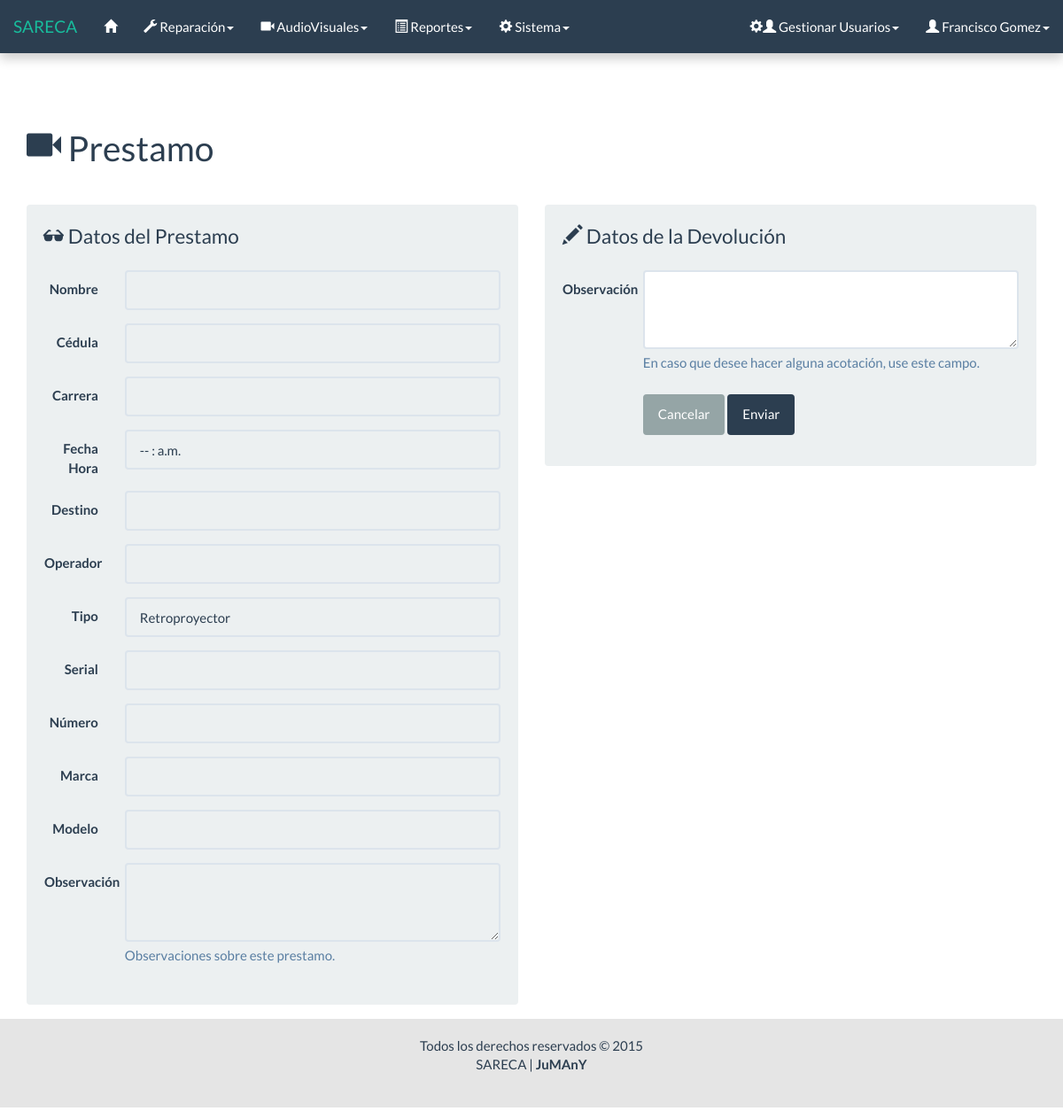
The app's page /html/proceso_devolucion_f.php?s=uyt65 (signed in), older data.
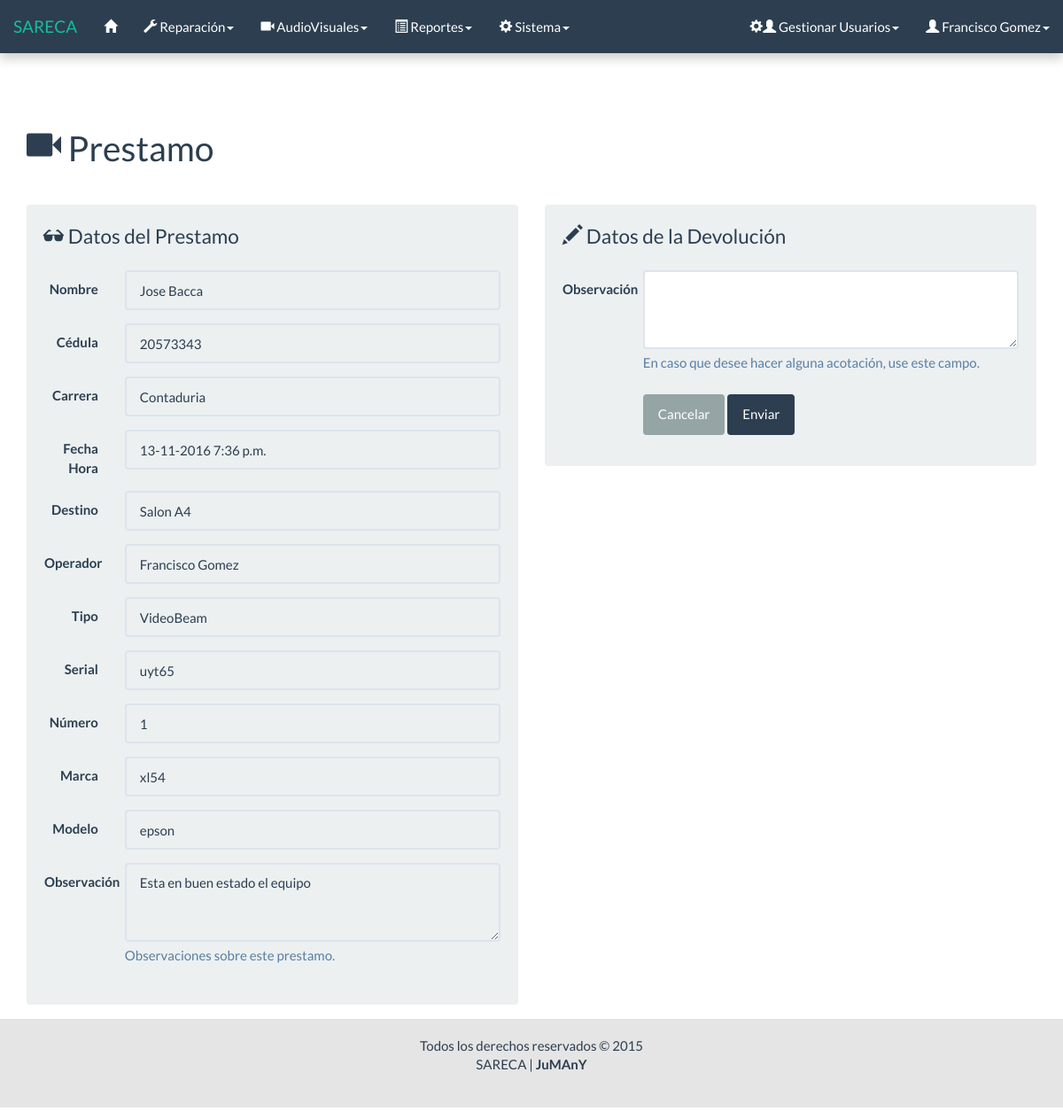
The same page, newer data.
### tables this page shows
CREATE TABLE `prestamo` (
  `Id` int(11) NOT NULL AUTO_INCREMENT,
  `Serial_equipo` varchar(11) NOT NULL,
  `Fecha_prestamo` date NOT NULL,
  `hora_prestamo` time NOT NULL,
  `hora_estimada_devolucion` time NOT NULL,
  `destino` varchar(20) NOT NULL,
  `Id_usuario_prestador` varchar(50) NOT NULL,
  `Cedula` int(8) NOT NULL,
  `carrera` varchar(30) NOT NULL,
  `Estado` int(1) NOT NULL,
  `observacion_prestamo` varchar(100) NOT NULL,
  `fecha_devolucion` date NOT NULL,
  `hora_devolucion` time NOT NULL,
  `id_usuario_receptor` varchar(50) NOT NULL,
  `observacion_devolucion` varchar(100) NOT NULL,
  PRIMARY KEY (`Id`),
  KEY `Id_usuario` (`Id_usuario_prestador`),
  KEY `Serial_equipo` (`Serial_equipo`),
  KEY `Cedula` (`Cedula`),
  KEY `id_usuario_receptor` (`id_usuario_receptor`),
  CONSTRAINT `prestamo_ibfk_3` FOREIGN KEY (`Id_usuario_prestador`) REFERENCES `usuario` (`Id`) ON UPDATE CASCADE,
  CONSTRAINT `prestamo_ibfk_5` FOREIGN KEY (`Serial_equipo`) REFERENCES `equipo_audiovisual` (`Serial`) ON UPDATE CASCADE,
  CONSTRAINT `prestamo_ibfk_6` FOREIGN KEY (`Cedula`) REFERENCES `persona` (`Cedula`) ON UPDATE CASCADE
);

CREATE TABLE `persona` (
  `Cedula` int(8) NOT NULL,
  `Nombre` varchar(30) NOT NULL,
  `cargo` varchar(20) NOT NULL,
  PRIMARY KEY (`Cedula`)
);

CREATE TABLE `usuario` (
  `Id` varchar(50) NOT NULL,
  `Contrasena` varchar(32) NOT NULL,
  `Nivel` int(1) NOT NULL,
  `Nombre` varchar(50) NOT NULL,
  `correo` varchar(50) NOT NULL,
  PRIMARY KEY (`Id`)
);

CREATE TABLE `equipo_audiovisual` (
  `Serial` varchar(11) NOT NULL,
  `tipo` int(1) NOT NULL,
  `numero` tinyint(4) NOT NULL,
  `rbn` varchar(20) NOT NULL,
  `modelo` varchar(20) NOT NULL,
  `marca` varchar(30) NOT NULL,
  `inf_adic` varchar(50) NOT NULL,
  `Estado` int(1) NOT NULL,
  PRIMARY KEY (`Serial`)
);

### html/proceso_devolucion_f.php (the view, shortened to what this page needs)
<?php
	require('../php/conexion/conexion.php');
	$serial = $_GET['s'];
	$sql = "SELECT persona.Nombre, persona.Cedula, carrera, Fecha_prestamo, hora_prestamo, destino, usuario.Nombre usr, tipo, Serial_equipo, numero, marca, modelo, observacion_prestamo
			FROM prestamo
			JOIN persona ON persona.Cedula = prestamo.Cedula
			JOIN equipo_audiovisual ON equipo_audiovisual.Serial = prestamo.Serial_equipo
			JOIN usuario ON usuario.Id = prestamo.Id_usuario_prestador
			WHERE Serial_equipo = '$serial'
			AND prestamo.Estado = 2";
	$res = $conectar->query($sql);
	$fila = $res->fetch_object();
	$tipo = ($fila->tipo == 1) ? 'VideoBeam' : 'Retroproyector';
	list($a,$m,$d) = explode('-',$fila->Fecha_prestamo);
	list($hh,$mm,) = explode(':',$fila->hora_prestamo);
	$r = $hh - 12;
	if ($r > 0) {
		$hh = $r;
		$periodo_meridiano = 'p.m.';
	} elseif ($r == 0) {
		$periodo_meridiano = 'p.m.';
	} else {
		$periodo_meridiano = 'a.m.';
	}
?>
<!DOCTYPE html>
<html lang="es">
	<head>
		<link rel="stylesheet" href="../css/bootstrap.css">
		<link rel="stylesheet" href="../css/general.css">
	</head>
	<body>
		<div id="wrap">
			<?php
				include("menu/menu.php");
			?>
			<div class="container">
				<div class="bs-docs-section">
					<br>
					<div class="row">
						<div class="page-header col-lg-12">
							<h1><span class="glyphicon glyphicon-facetime-video"></span> Prestamo</h1>
						</div>
						<div class="col-lg-6">
							<div class="well bs-component">
								<form class="form-horizontal">
									<fieldset>
										<legend><span class="glyphicon glyphicon-sunglasses"></span> Datos del Prestamo</legend>
										<div class="form-group">
											<label for="nombre" class="col-lg-2 control-label">Nombre</label>
											<div class="col-lg-10">
												<input class="form-control" id="nombre" type="text" value="<?=$fila->Nombre?>" disabled="">
											</div>
										</div>
										<div class="form-group">
											<label for="cedula" class="col-lg-2 control-label">Cédula</label>
											<div class="col-lg-10">
												<input class="form-control" id="cedula" type="text" value="<?=$fila->Cedula?>" disabled="">
											</div>
										</div>
										<div class="form-group">
											<label for="carrera" class="col-lg-2 control-label">Carrera</label>
											<div class="col-lg-10">
												<input class="form-control" id="carrera" type="text" value="<?=$fila->carrera?>" disabled="">
											</div>
										</div>
										<div class="form-group">
											<label for="fecha" class="col-lg-2 control-label">Fecha Hora</label>
											<div class="col-lg-10">
												<input class="form-control" id="fecha" type="text" value="<?=$d.'-'.$m.'-'.$a.' '.$hh.':'.$mm.' '.$periodo_meridiano?>" title="Fecha en la que se realizó el prestamo" disabled="">
											</div>
										</div>
										<div class="form-group">
											<label for="destino" class="col-lg-2 control-label">Destino</label>
											<div class="col-lg-10">
												<input class="form-control" id="destino" type="text" value="<?=$fila->destino?>" title="Lugar donde se uso el equipo" disabled="">
											</div>
										</div>
										<div class="form-group">
											<label for="operador" class="col-lg-2 control-label">Operador</label>
											<div class="col-lg-10">
												<input class="form-control" id="operador" type="text" value="<?=$fila->usr?>" title="Persona que realizó el prestamo" disabled="">
											</div>
										</div>
										<div class="form-group">
											<label for="tipo" class="col-lg-2 control-label">Tipo</label>
											<div class="col-lg-10">
												<input class="form-control" id="tipo" type="text" value="<?=$tipo?>" title="Tipo de equipo" disabled="">
											</div>
										</div>
										<div class="form-group">
											<label for="serial" class="col-lg-2 control-label">Serial</label>
											<div class="col-lg-10">
												<input class="form-control" id="serial" type="text" value="<?=$fila->Serial_equipo?>" disabled="">
											</div>
										</div>
										<div class="form-group">
											<label for="numero" class="col-lg-2 control-label">Número</label>
											<div class="col-lg-10">
												<input class="form-control" id="numero" type="text" value="<?=$fila->numero?>" disabled="">
											</div>
										</div>
										<div class="form-group">
											<label for="marca" class="col-lg-2 control-label">Marca</label>
											<div class="col-lg-10">
												<input class="form-control" id="marca" type="text" value="<?=$fila->marca?>" disabled="">
											</div>
										</div>
										<div class="form-group">
											<label for="modelo" class="col-lg-2 control-label">Modelo</label>
											<div class="col-lg-10">
												<input class="form-control" id="modelo" type="text" value="<?=$fila->modelo?>" disabled="">
											</div>
										</div>
										<div class="form-group">
											<label for="observacion" class="col-lg-2 control-label">Observación</label>
											<div class="col-lg-10">
												<textarea class="form-control" rows="3" id="observacion" disabled=""><?=$fila->observacion_prestamo?></textarea>
												<span class="help-block">Observaciones sobre este prestamo.</span>
											</div>
										</div>
									</fieldset>
								</form>
							</div>
						</div>
						<div class="col-lg-6">
							<div class="well bs-component">
								<form class="form-horizontal" method="post" action="../php/devolucion.php">
									<fieldset>
										<legend><span class="glyphicon glyphicon-pencil"></span> Datos de la Devolución</legend>
										<div class="form-group">
											<label for="observacion" class="col-lg-2 control-label">Observación</label>
											<div class="col-lg-10">
												<textarea name="observacion" class="form-control" rows="3" id="observacion" title="En caso que desee hacer alguna acotación, use este campo"></textarea>
												<span class="help-block">En caso que desee hacer alguna acotación, use este campo.</span>
											</div>
										</div>
										<div class="form-group">
											<div class="col-lg-10 col-lg-offset-2">
												<button type="reset" class="btn btn-default">Cancelar</button>
												<button type="submit" class="btn btn-primary">Enviar</button>
											</div>
										</div>
									</fieldset>
								</form>
							</div>
						</div>
					</div>
				</div>
			</div>
			<div id="push"></div>
		</div>
		<div id="footer">
			<div class="container">
				<p class="muted credit">
					Todos los derechos reservados &copy; 2015 <br>
					SARECA | <b>JuMAnY</b>
				</p>
			</div>
		</div>
	</body>
</html>

### html/menu/menu.php (shortened to what this page needs)
<nav class="navbar navbar-default navbar-fixed-top">
	<div class="container-fluid">
		<div class="navbar-header">
			<a class="navbar-brand" href="#">SARECA</a>
		</div>
		<div class="collapse navbar-collapse" id="bs-example-navbar-collapse-1">
			<ul class="nav navbar-nav">
				<li data-toggle="tooltip" data-placement="bottom" title="" data-original-title="Inicio"><a href="inicio.php"><span class="glyphicon glyphicon-home"></span></a></li>
				<?php if($_SESSION["nivel"] == 3 || $_SESSION["nivel"] == 1){ ?>
							<li class="dropdown">
								<a href="#" class="dropdown-toggle" data-toggle="dropdown" role="button" aria-expanded="false"><span class="glyphicon glyphicon-wrench"></span> Reparación<span class="caret"></span></a>
							</li>
				<?php 	}
						if($_SESSION["nivel"] == 2 || $_SESSION["nivel"] == 1){
				?>
							<li class="dropdown">
								<a href="#" class="dropdown-toggle" data-toggle="dropdown" role="button" aria-expanded="false"><span class="glyphicon glyphicon-facetime-video"></span> AudioVisuales<span class="caret"></span></a>
							</li>
				<?php
				 		}
				?>
				<li class="dropdown">
					<a href="#" class="dropdown-toggle" data-toggle="dropdown" role="button" aria-expanded="false"><span class="glyphicon glyphicon-list-alt"></span> Reportes<span class="caret"></span></a>
				</li>
				<?php
						if($_SESSION["nivel"] == 1){
				?>
							<li class="dropdown">
								<a href="#" class="dropdown-toggle" data-toggle="dropdown" role="button" aria-expanded="false"><span class="glyphicon glyphicon-cog"></span> Sistema<span class="caret"></span></a>
							</li>
				<?php 	} ?>
			</ul>
			<ul class="nav navbar-nav navbar-right">
				<?php if($_SESSION["nivel"] == 1){ ?>
							<li class="dropdown">
								<a href="#" class="dropdown-toggle" data-toggle="dropdown" role="button" aria-expanded="false"><span class="glyphicon glyphicon-cog"></span><span class="glyphicon glyphicon-user"></span> Gestionar Usuarios<span class="caret"></span></a>
							</li>
				<?php } ?>
				<li data-toggle="tooltip" data-placement="left" title="" data-original-title="Perfil Usuario" class="dropdown">
					<a href="#" class="dropdown-toggle" data-toggle="dropdown" role="button" aria-expanded="false"><span class="glyphicon glyphicon-user"></span> <?=$_SESSION['nombre']?><span class="caret"></span></a>
				</li>
			</ul>
		</div>
	</div>
</nav>

### css/general.css (style rules this page uses)
html, body { height: 100%; }
.navbar { box-shadow: 0px 6px 12px rgba(0, 0, 0, 0.2); }
#wrap { min-height: 100%; height: auto !important; height: 100%; margin: 0 auto -104px; }
#push, #footer { height: 100px; }
#footer { text-align: center; background-color: #e5e5e5; }
#wrap > .container { padding-top: 60px; }
.container .credit { margin: 20px 0; }

Row changes from the older to the newer data that the page shows:
now on this page (row edited): prestamo: Cedula.Nombre "Jose Bacca", Cedula.Cedula "20573343", carrera "Contaduria", destino "Salon A4", Id_usuario_prestador.Nombre "Francisco Gomez", Serial_equipo.tipo "VideoBeam", Serial_equipo "uyt65", Serial_equipo.numero "1", Serial_equipo.marca "xl54", Serial_equipo.modelo "epson", observacion_prestamo "Esta en buen estado el equipo"
Text that changed along with them:
form field value: "-- : a.m." → "13-11-2016 7:36 p.m."
form field value: "Retroproyector" → (not shown)
